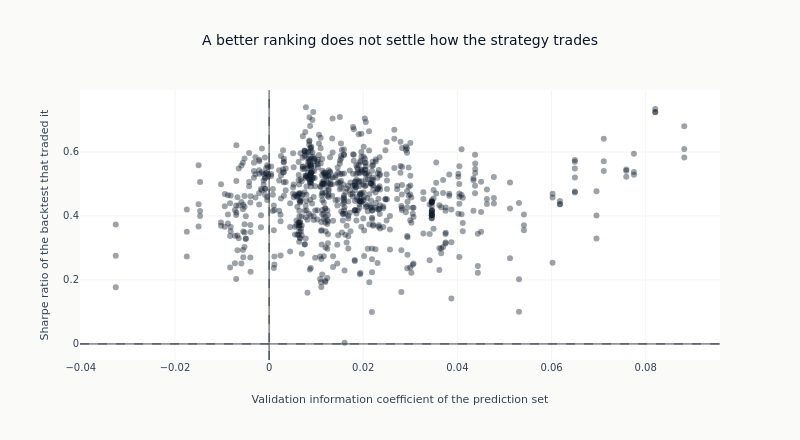

Notebook code cell kept with this figure:
### Code cell
rank_corr = (
    paired.select(pl.corr("ic_mean", "sharpe", method="spearman")).item()
    if paired.height > 2
    else None
)
fig = go.Figure(
    go.Scatter(
        x=paired["ic_mean"].to_list(),
        y=paired["sharpe"].to_list(),
        mode="markers",
        marker=dict(color=COLORS["blue"], size=6, opacity=0.4),
        showlegend=False,
    )
)
fig.add_hline(y=0, line_width=1, line_dash="dash", line_color=COLORS["neutral"])
fig.add_vline(x=0, line_width=1, line_dash="dash", line_color=COLORS["neutral"])
fig.update_xaxes(title_text="Validation information coefficient of the prediction set")
fig.update_yaxes(title_text="Sharpe ratio of the backtest that traded it")
fig.update_layout(
    title="A better ranking does not settle how the strategy trades",
    height=440,
    width=800,
    margin=dict(t=90),
)
show_plotly_with_alt(
    fig,
    "Scatter of each signal-stage backtest's net Sharpe ratio against the information coefficient "
    "of the prediction set it traded, with dashed lines at zero on both axes. Counted from the "
    f"frame: {paired.height} backtests, IC from {paired['ic_mean'].min():+.3f} to "
    f"{paired['ic_mean'].max():+.3f}, Sharpe from {paired['sharpe'].min():+.2f} to "
    f"{paired['sharpe'].max():+.2f}, rank correlation between the two "
    + ("not computed" if rank_corr is None else f"{rank_corr:+.2f}")
    + ".",
)

### Figure 1 — Plotly figure (JSON) as saved in the notebook; plotly's stock layout.template omitted (floating-point values rounded to 4 significant figures; data arrays with more than 128 entries replaced by an {"elided": "..."} marker saying what was removed)
{"data": [{"marker": {"color": "#0a1628", "opacity": 0.4, "size": 6}, "mode": "markers", "showlegend": false, "type": "scatter", "x": {"elided": "786 float values"}, "y": {"elided": "786 float values"}}], "layout": {"height": 440, "margin": {"t": 90}, "shapes": [{"line": {"color": "#334155", "dash": "dash", "width": 1}, "type": "line", "x0": 0, "x1": 1, "xref": "x domain", "y0": 0, "y1": 0, "yref": "y"}, {"line": {"color": "#334155", "dash": "dash", "width": 1}, "type": "line", "x0": 0, "x1": 0, "xref": "x", "y0": 0, "y1": 1, "yref": "y domain"}], "title": {"text": "A better ranking does not settle how the strategy trades"}, "width": 800, "xaxis": {"title": {"text": "Validation information coefficient of the prediction set"}}, "yaxis": {"title": {"text": "Sharpe ratio of the backtest that traded it"}}}}
